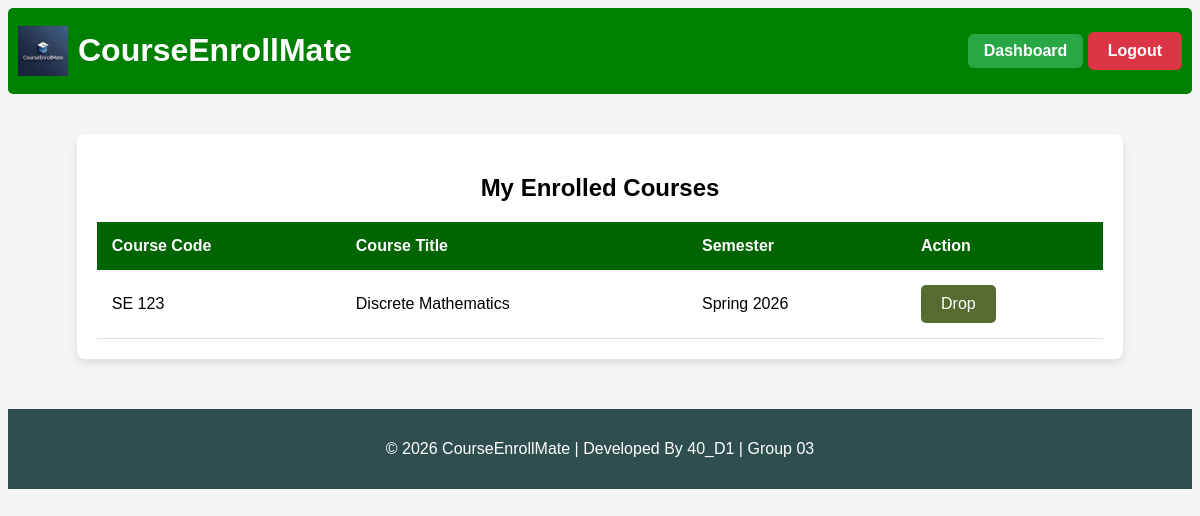
/my_courses (signed in), run on an earlier commit of the app's database.
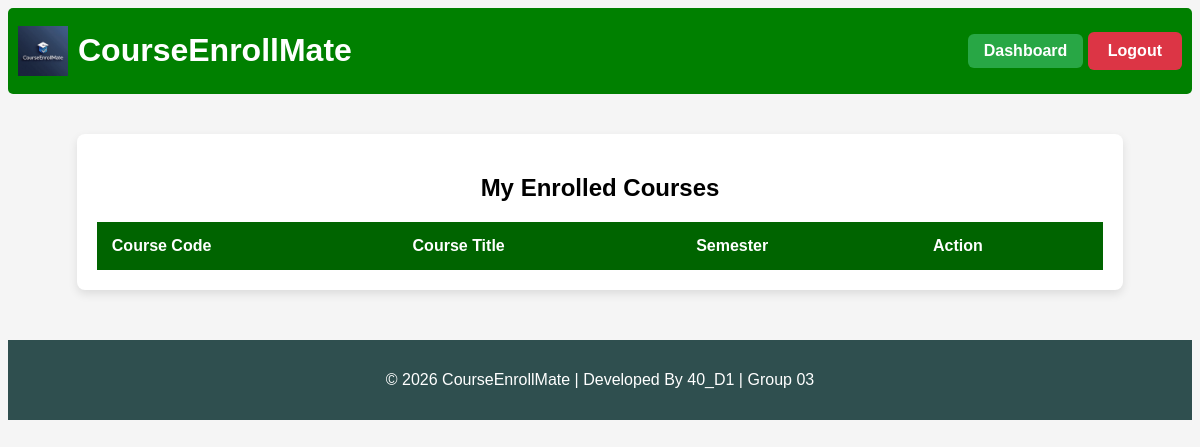
And on a later commit of the database.
### tables this page shows
CREATE TABLE enrollment_requests (
    id INTEGER PRIMARY KEY AUTOINCREMENT,
    student_id INTEGER NOT NULL,
    offering_id INTEGER NOT NULL,
    request_date TIMESTAMP DEFAULT CURRENT_TIMESTAMP,
    status TEXT CHECK(status IN ('pending','approved','rejected')) DEFAULT 'pending', rejection_reason TEXT,
    FOREIGN KEY (student_id) REFERENCES users(id),
    FOREIGN KEY (offering_id) REFERENCES course_offerings(id)
);

CREATE TABLE courses (
    id INTEGER PRIMARY KEY AUTOINCREMENT,
    course_code TEXT UNIQUE NOT NULL,
    course_title TEXT NOT NULL,
    course_description TEXT,
    credit_hours INTEGER NOT NULL,
    created_at TIMESTAMP DEFAULT CURRENT_TIMESTAMP
);

CREATE TABLE semesters (
    id INTEGER PRIMARY KEY AUTOINCREMENT,
    semester_name TEXT NOT NULL,
    start_date TEXT,
    end_date TEXT,
    status TEXT CHECK(status IN ('active','inactive')) DEFAULT 'inactive'
);

### app.py (the view)
@app.route("/my_courses")
@login_required
@role_required("student")
def my_courses():
    student_id = session["user_id"]
    conn = get_db_connection()
    courses = conn.execute("""
        SELECT
            er.id AS enrollment_id,
            co.id AS offering_id,
            co.semester_id,
            c.course_code,
            c.course_title,
            s.semester_name
        FROM enrollment_requests er
        JOIN course_offerings co ON er.offering_id = co.id
        JOIN courses c ON co.course_id = c.id
        JOIN semesters s ON co.semester_id = s.id
        WHERE er.student_id = ? AND er.status = 'approved'
    """, (student_id,)).fetchall()
    course_list = []
    for c in courses:
        deadline = conn.execute("""
            SELECT deadline_date FROM drop_deadline
            WHERE semester_id = ?
        """, (c["semester_id"],)).fetchone()
        if deadline and date.today() > date.fromisoformat(deadline["deadline_date"]):
            drop_allowed = False
        else:
            drop_allowed = True
        course_list.append({
            "enrollment_id": c["enrollment_id"],
            "course_code": c["course_code"],
            "course_title": c["course_title"],
            "semester_name": c["semester_name"],
            "drop_allowed": drop_allowed
        })
    conn.close()
    return render_template("my_courses.html", courses=course_list)

### app.py (called while the page is built)
def get_db_connection():
    conn = sqlite3.connect("courseenrollmate.db")
    conn.row_factory = sqlite3.Row
    conn.execute("PRAGMA foreign_keys = ON")
    return conn

### helper.py (called while the page is built)
def login_required(f):
    @wraps(f)
    def decorated_function(*args, **kwargs):
        if "username" not in session:
            return redirect("/login")
        return f(*args, **kwargs)
    return decorated_function

def role_required(role):
    def decorator(f):
        @wraps(f)
        def decorated_function(*args, **kwargs):
            if session.get("role") != role:
                return "403 Forbidden: Unauthorized access"
            return f(*args, **kwargs)
        return decorated_function
    return decorator

### templates/my_courses.html (shortened to what this page needs)
{% extends "base.html" %}
{% block body %}
<div class="table-container">
<h2>My Enrolled Courses</h2>
<table>
<thead>
<tr>
<th>Course Code</th>
<th>Course Title</th>
<th>Semester</th>
<th>Action</th>
</tr>
</thead>
{% for c in courses %}
<tbody>
<td>{{ c.course_code }}</td>
<td>{{ c.course_title }}</td>
<td>{{ c.semester_name }}</td>
<td>
    {% if c.drop_allowed %}
        <a href="/drop_course/{{ c.enrollment_id }}">Drop</a>
    {% else %}
        <button disabled>Deadline Passed</button>
    {% endif %}
</td>
</tbody>
{% endfor %}
</table>
</div>
{% endblock %}

What changed in the data, as far as the page shows it:
no longer on this page (row edited): enrollment_requests: course_code "SE 123", course_title "Discrete Mathematics", semester_name "Spring 2026"
